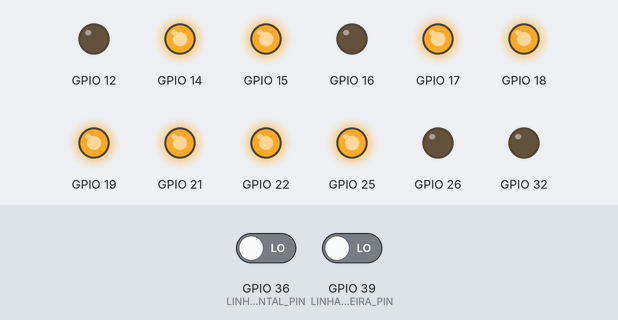
Bench run of a program on a simulated ESP32. Parts: output pins drawn as LEDs (lit = HIGH). The test bench sets the inputs (shaded band); at power-on: GPIO 39 (LINHA_TRASEIRA_PIN) LOW, GPIO 36 (LINHA_FRONTAL_PIN) LOW. What the program prints to the serial monitor is not drawn.

Above: at 6.2 s.
6.3 s: GPIO 39 (LINHA_TRASEIRA_PIN) driven HIGH
At 7.5 s:
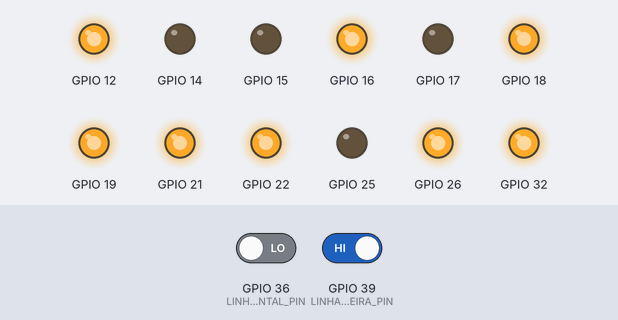
7.8 s: GPIO 39 (LINHA_TRASEIRA_PIN) driven LOW
At 8.1 s:
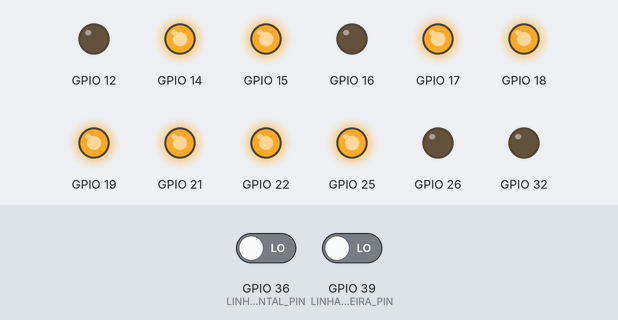
Timing chart, 0 to 10.8 s (numbered marks = the images above; inputs shaded):
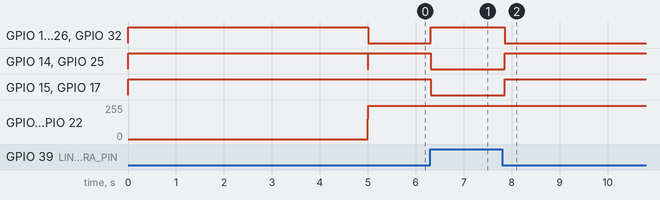

The program:

main.cpp
```cpp
#include <Arduino.h>
#include "freertos/FreeRTOS.h"
#include "freertos/task.h"
#include "./Globals/Globals.h"
#include "./Tasks/Tasks.h"

void setup() {
  Serial.begin(115200);

  // Inicializa Hardware (Objetos globais definidos em Globals.cpp)
  robo.init();
  usEsq.init();
  usDir.init();
  linhaFrontal.init();
  linhaTraseira.init();


  Serial.println("Robo Sumo PRONTO.");
  Serial.println("Aguardando 5 segundos...");

  // Delay de segurança obrigatório
  delay(5000);

  Serial.println("INICIANDO COMBATE!");
  estadoAtual = BUSCA;

  // Cria as Tasks
  xTaskCreate(taskSensores, "Sensores", 2048, NULL, 2, NULL); // Prioridade Alta
  xTaskCreate(taskControle, "Controle", 4096, NULL, 1, NULL); // Prioridade Média
}

void loop() {
  // Loop vazio - FreeRTOS gerencia as tasks
  vTaskDelete(NULL);
}
```

Globals.cpp
```cpp
#include "Globals.h"

// Inicialização das variáveis
volatile Estado estadoAtual = INICIO;
volatile float distEsq = 999;
volatile float distDir = 999;
volatile bool bordaFrente = false;
volatile bool bordaTras = false;

// Instanciação dos objetos de Hardware
MotorController robo;
DistanceSensor usEsq(US_ESQ_TRIG, US_ESQ_ECHO);
DistanceSensor usDir(US_DIR_TRIG, US_DIR_ECHO);
LineSensor linhaFrontal(LINHA_FRONTAL_PIN);
LineSensor linhaTraseira(LINHA_TRASEIRA_PIN);
```

Globals.h
```cpp
#ifndef GLOBALS_H
#define GLOBALS_H

#include <Arduino.h>
#include "MotorController.h"
#include "DistanceSensor.h"
#include "LineSensor.h"

// ESTADOS DO ROBÔ
enum Estado {
  INICIO,
  BUSCA,
  ATAQUE,
  FUGA_FRENTE,
  FUGA_TRAS
};

// DEFINIÇÃO DE PINOS
// Ultrassom
#define US_ESQ_TRIG 13
#define US_ESQ_ECHO 34
#define US_DIR_TRIG 4
#define US_DIR_ECHO 5

// Linha (Digital)
#define LINHA_FRONTAL_PIN 36
#define LINHA_TRASEIRA_PIN 39

// VARIÁVEIS COMPARTILHADAS
extern volatile Estado estadoAtual;
extern volatile float distEsq;
extern volatile float distDir;
extern volatile bool bordaFrente;
extern volatile bool bordaTras;

// OBJETOS GLOBAIS (Hardware)
extern MotorController robo;
extern DistanceSensor usEsq;
extern DistanceSensor usDir;
extern LineSensor linhaFrontal;
extern LineSensor linhaTraseira;

#endif
```

Tasks.cpp
```cpp
#include <Arduino.h>
#include "Tasks.h"
#include "./Globals/Globals.h" // Acesso aos sensores e motores

// Configurações de Estratégia
#define DIST_ATAQUE_MAX 50
#define DIST_ATAQUE_MIN 5
#define VEL_ATAQUE_MIN 140
#define VEL_ATAQUE_MAX 250

//TASK 1: LEITURA DE SENSORES
void taskSensores(void *pvParam) {
  while (true) {
    bordaFrente = linhaFrontal.check();
    bordaTras = linhaTraseira.check();

    //Leitura Ultrassom
    float dE = usEsq.read();
    vTaskDelay(pdMS_TO_TICKS(5));
    float dD = usDir.read();

    // Filtro de erro
    if (dE < 0) dE = 999;
    if (dD < 0) dD = 999;

    distEsq = dE;
    distDir = dD;

    vTaskDelay(pdMS_TO_TICKS(20));
  }
}

// MÁQUINA DE ESTADOS
void taskControle(void *pvParam) {
  while (true) {

    // DECISÃO
    if (bordaFrente) {
      estadoAtual = FUGA_FRENTE;
    }
    else if (bordaTras) {
      estadoAtual = FUGA_TRAS;
    }
    else if (estadoAtual != INICIO && (distEsq < DIST_ATAQUE_MAX || distDir < DIST_ATAQUE_MAX)) {
      estadoAtual = ATAQUE;
    }
    else if (estadoAtual != INICIO && estadoAtual != FUGA_FRENTE && estadoAtual != FUGA_TRAS) {
      estadoAtual = BUSCA;
    }

    // AÇÃO
    switch (estadoAtual) {
      case INICIO:
        robo.parar();
        break;

      case FUGA_FRENTE:
        robo.tras(250);
        vTaskDelay(pdMS_TO_TICKS(300));
        estadoAtual = BUSCA;
        break;

      case FUGA_TRAS:
        robo.frente(250);
        vTaskDelay(pdMS_TO_TICKS(300));
        estadoAtual = BUSCA;
        break;

      case BUSCA:
        robo.moverDiferencial(-150, 150); // Giro moderado
        break;

      case ATAQUE:
        bool viuEsq = (distEsq < DIST_ATAQUE_MAX);
        bool viuDir = (distDir < DIST_ATAQUE_MAX);

        if (viuEsq && viuDir) {
          // Ataque Centralizado (Proporcional)
          float menorDist = min(distEsq, distDir);
          int vel = map((long)menorDist, DIST_ATAQUE_MAX, DIST_ATAQUE_MIN, VEL_ATAQUE_MIN, VEL_ATAQUE_MAX);
          vel = constrain(vel, VEL_ATAQUE_MIN, VEL_ATAQUE_MAX);

          float erro = distDir - distEsq;
          int ajuste = erro * 4;

          // robo.moverDiferencial(vel - ajuste, vel + ajuste);
          robo.moverDiferencial(-250, -250);
        }
        else if (viuEsq) {
          robo.moverDiferencial(100, -250); // Curva Esq
        }
        else if (viuDir) {
          robo.moverDiferencial(-250, 100); // Curva Dir
        }
        break;
    }

    vTaskDelay(pdMS_TO_TICKS(10));
  }
}
```

Tasks.h
```cpp
#ifndef TASKS_H
#define TASKS_H

void taskSensores(void *pvParam);
void taskControle(void *pvParam);

#endif
```

Measured:
- after the input at 6.3 s, GPIO 12, GPIO 16, GPIO 26, GPIO 32: LOW → HIGH at once; GPIO 14, GPIO 15, GPIO 17, GPIO 25: HIGH → LOW at once
- after the input at 7.8 s, GPIO 12, GPIO 16, GPIO 26, GPIO 32: HIGH → LOW after 0.06 s; GPIO 14, GPIO 15, GPIO 17, GPIO 25: LOW → HIGH after 0.06 s
